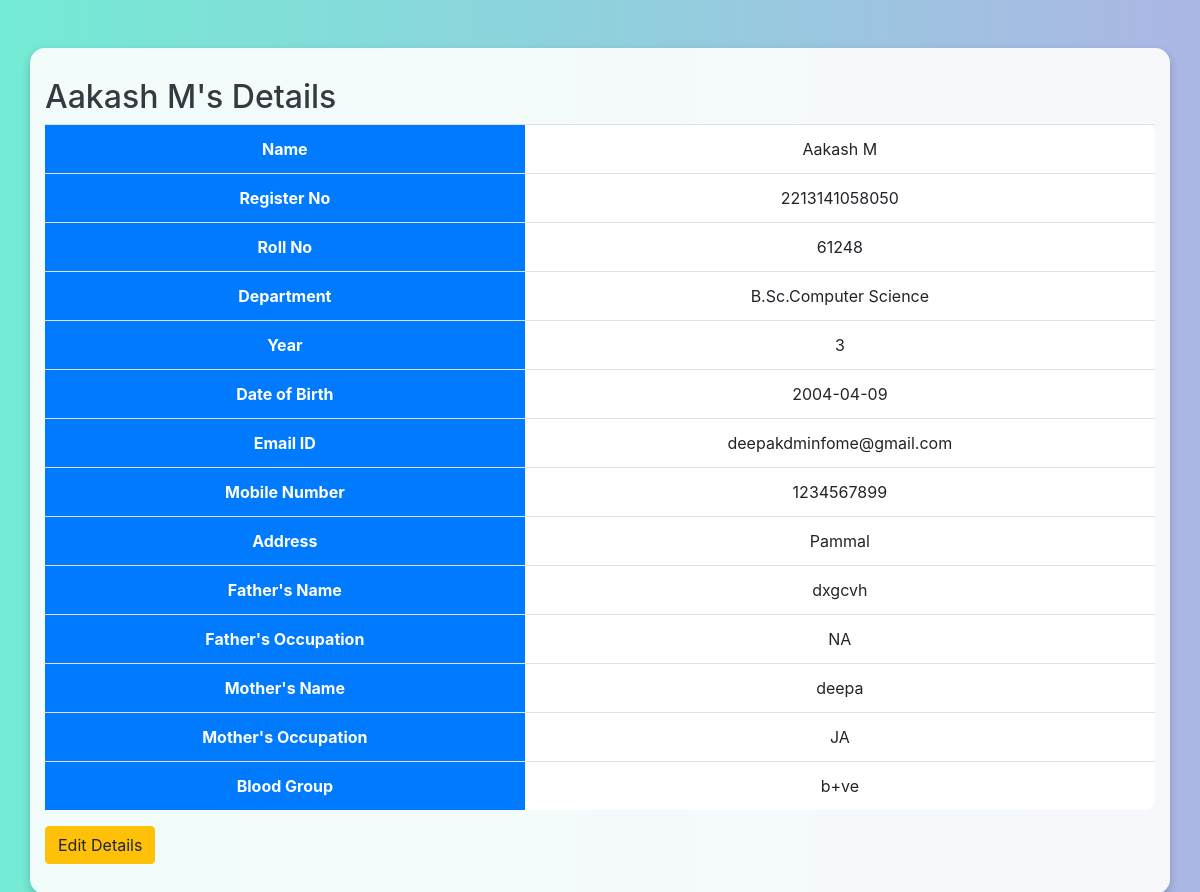
The app's page /student_details/2213141058050 (signed in) with its own data.
### tables this page shows
CREATE TABLE "students" (
            register_no TEXT PRIMARY KEY,
            name TEXT,
            roll_no TEXT,
            department TEXT,
            year TEXT,
            dob TEXT,
            email TEXT,
            mobile TEXT,
            address TEXT,
            father_name TEXT,
            father_occupation TEXT,
            mother_name TEXT,
            mother_occupation TEXT,
            blood_group TEXT,
			password TEXT
        );

### app.py (the view)
@app.route('/student_details/<register_no>', methods=['GET', 'POST'])
def student_details(register_no):
    if 'username' not in session:
        return redirect(url_for('login'))
    conn = get_db_connection()
    student = conn.execute('SELECT * FROM students WHERE register_no = ?', (register_no,)).fetchone()
    conn.close()
    if student:
        return render_template('student_details.html', student=student)
    else:
        flash('Student not found!', 'danger')
        return redirect(url_for('students_list'))

### app.py (called while the page is built)
def get_db_connection():
    conn = sqlite3.connect('student_management.db')
    conn.row_factory = sqlite3.Row
    return conn

### templates/student_details.html (shortened to what this page needs)
<!DOCTYPE html>
<html lang="en">
<head>
    <link rel="stylesheet" href="{{ url_for('static', filename='styles.css') }}">
    <link rel="stylesheet" href="https://stackpath.bootstrapcdn.com/bootstrap/4.5.2/css/bootstrap.min.css">
</head>
<body>
    <div class="container mt-5">
        <h2>{{ student.name }}'s Details</h2>
        <table class="table">
            <tr>
                <th>Name</th>
                <td>{{ student.name }}</td>
            </tr>
            <tr>
                <th>Register No</th>
                <td>{{ student.register_no }}</td>
            </tr>
            <tr>
                <th>Roll No</th>
                <td>{{ student.roll_no }}</td>
            </tr>
            <tr>
                <th>Department</th>
                <td>{{ student.department }}</td>
            </tr>
            <tr>
                <th>Year</th>
                <td>{{ student.year }}</td>
            </tr>
            <tr>
                <th>Date of Birth</th>
                <td>{{ student.dob }}</td>
            </tr>
            <tr>
                <th>Email ID</th>
                <td>{{ student.email }}</td>
            </tr>
            <tr>
                <th>Mobile Number</th>
                <td>{{ student.mobile }}</td>
            </tr>
            <tr>
                <th>Address</th>
                <td>{{ student.address }}</td>
            </tr>
            <tr>
                <th>Father's Name</th>
                <td>{{ student.father_name }}</td>
            </tr>
            <tr>
                <th>Father's Occupation</th>
                <td>{{ student.father_occupation }}</td>
            </tr>
            <tr>
                <th>Mother's Name</th>
                <td>{{ student.mother_name }}</td>
            </tr>
            <tr>
                <th>Mother's Occupation</th>
                <td>{{ student.mother_occupation }}</td>
            </tr>
            <tr>
                <th>Blood Group</th>
                <td>{{ student.blood_group }}</td>
            </tr>
        </table>
        <a href="{{ url_for('edit_student', register_no=student.register_no) }}" class="btn btn-warning">Edit Details</a>
    </div>
</body>
</html>

### static/styles.css (style rules this page uses)
body { background: linear-gradient(to right, #74ebd5, #acb6e5); font-family: 'Segoe UI', Tahoma, Geneva, Verdana, sans-serif; color: #333; margin: 0; padding: 0; }
.btn { border-radius: 20px; font-weight: bold; }
.btn-warning { background-color: #ffc107; border-color: #ffc107; }
.container { margin-top: 50px; background-color: rgba(255, 255, 255, 0.9); padding: 30px; border-radius: 15px; box-shadow: 0 4px 10px rgba(0, 0, 0, 0.2); }
.table { background-color: #fff; border-radius: 10px; }
.table th, .table td { text-align: center; }
.table th { background-color: #007bff; color: #fff; }
h2 { font-size: 2rem; font-weight: bold; color: #343a40; }

### records on screen
students: name "Aakash M", register_no "2213141058050", roll_no "61248", department "B.Sc.Computer Science", year "3", dob "2004-04-09", email "deepakdminfome@gmail.com", mobile "1234567899", address "Pammal", father_name "dxgcvh", father_occupation "NA", mother_name "deepa", mother_occupation "JA", blood_group "b+ve"
